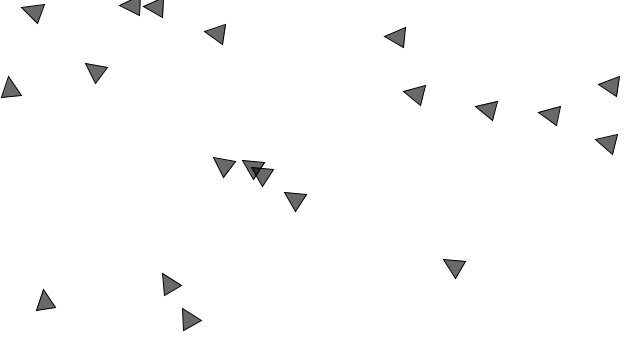
Frame 1 (no input)
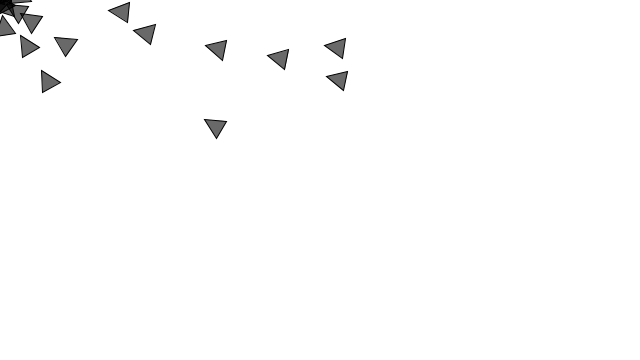
Frame 60 (the mouse pressed at the canvas centre just before this capture)
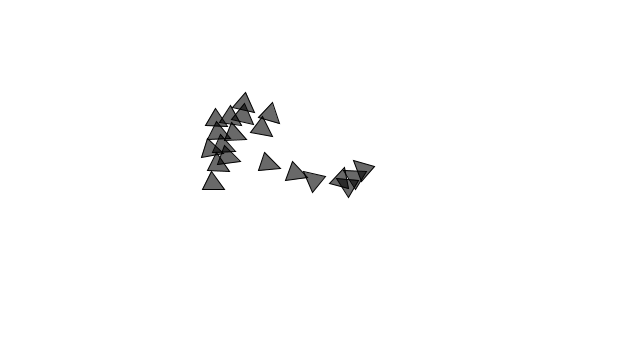
Frame 120 (the mouse held since frame 60 and released just before this capture)

The Processing sketch that drew these frames (run headless with seeded random() and noise(); from frame 60 on, the mouse is pressed at the canvas centre):

// Processing sketch: PathfollowingFlock
// ── PathfollowingFlock.pde
ArrayList<Vehicle> vehicles;
Path path;
void setup() {
  size(640, 360);
  vehicles = new ArrayList<Vehicle>();
  for(int i = 0; i<20; i++) {
   vehicles.add(new Vehicle(new PVector(random(width), random(height)), 2, 5, 1));
  }
  path = new Path();
  
}


void mousePressed() {
   path.addPoint(mouseX,mouseY); 
  
}


void draw() {
  background(255);
  
  
  path.display();
  if(mousePressed) {
     for(Vehicle v : vehicles) {
      v.seek(new PVector(mouseX, mouseY)); 
     }
  } else {
     for(Vehicle v: vehicles) {
       
      v.followPath(path); 
     }
  }
  
  
  for(Vehicle v : vehicles) {
    v.separate(vehicles);
    v.update(); 
  }
  
}
  
// ── Classes.pde
class Path {
  ArrayList<PVector> points;
  
  float radius;
  Path() {
    radius = 20;
    points = new ArrayList<PVector>();
  }

  void addPoint(float x, float y) {
   PVector point = new PVector(x,y);
   points.add(point);
  }

  void display() {
    strokeWeight(radius*2);
    stroke(0, 100);
    
    noFill();
    beginShape();
    for(PVector v : points) {
     vertex(v.x, v.y); 
    }
    endShape();
    
    
    strokeWeight(1);
    stroke(0);
    
    
    stroke(0);
    noFill();
    beginShape();
    for(PVector v : points) {
     vertex(v.x, v.y); 
    }
    endShape();
    
  }
}


class Vehicle {
  PVector location;
  PVector velocity;
  PVector acceleration;
  float mass;
  float maxspeed;
  float maxforce;

  void applyForce(PVector action) {
    PVector force = action.copy();
    force.limit(maxforce);
    force.div(mass);
    acceleration.add(force);
  }

  void step() {
    checkEdges();
    velocity.add(acceleration);

    velocity.limit(maxspeed);

    location.add(velocity);

    acceleration.mult(0);
  }

  void display() {
    float angle = velocity.heading();

    fill(0, 150);
    stroke(0);
    rectMode(CENTER);

    pushMatrix();

    translate(location.x, location.y);
    rotate(angle);

    triangle(mass*5, 0, -mass*5, mass*5, -mass*5, -mass*5);

    popMatrix();
  }

  void update() {
    step(); 
    display();
  }


  void checkEdges() {
    if (location.x < 0) {
      PVector desired = new PVector(maxspeed, velocity.y);
      desired.limit(maxspeed);

      PVector steer = PVector.sub(desired, velocity);
      applyForce(steer);
    } else if (location.x > width) {

      PVector desired = new PVector(-maxspeed, velocity.y);
      desired.limit(maxspeed);

      PVector steer = PVector.sub(desired, velocity);
      applyForce(steer);
    }

    if (location.y < 0) {

      PVector desired = new PVector(velocity.x, maxspeed);
      desired.limit(maxspeed);

      PVector steer = PVector.sub(desired, velocity);
      applyForce(steer);
    } else if (location.y > height) {
      PVector desired = new PVector(velocity.x, -maxspeed);
      desired.limit(maxspeed);

      PVector steer = PVector.sub(desired, velocity);
      applyForce(steer);
    }
  }

void followPath(Path path) {
   PVector predict = velocity.get();
   predict.normalize();
   predict.mult(25);
   PVector predictLoc = PVector.add(location, predict);
   
   float record = Float.MAX_VALUE;
   PVector target = new PVector();
   PVector bb = new PVector();
   for(int i = 0; i<path.points.size()-1; i++) {
    PVector a = path.points.get(i).copy();
    PVector b = path.points.get(i+1).copy();
    
    PVector normalPoint = getNormalPoint(predictLoc,a,b);
    if(normalPoint.x < min(a.x,b.x) || normalPoint.x > max(b.x,a.x)) {
     normalPoint = b.get(); 
    }
    
    float distance = PVector.dist(predictLoc, normalPoint);
    if(distance < record) {
     record = distance;
     target = normalPoint.get();
     bb =b;
    }
   }
   
   
   if(record > path.radius) {
      bb.normalize();
      bb.mult(25);
      target = PVector.add(target, bb);
     
     seek(target); 
   }
   
   
  }

  void separate(ArrayList<Vehicle> vehicles) {
    PVector sum = new PVector(); 
    float desiredseparation = mass*5;
    int count = 0;
    for (Vehicle other : vehicles) {
      float d = PVector.dist(location, other.location);

      if ((d > 0) && (d < desiredseparation)) {
        PVector diff = PVector.sub(location, other.location);
        diff.normalize();
        diff.div(d);
        sum.add(diff);
        count++;
      }
    }
    
    if(count > 0) {
     sum.div(count);
     sum.setMag(maxspeed);
     PVector steer = PVector.sub(sum,velocity);
     applyForce(steer);
    }
  }


  void seek(PVector pos) {
    PVector postion = pos.copy();
    PVector desired = PVector.sub(pos, location);
    applyForce(desired);
  }


  Vehicle(PVector location, float mass, float maxspeed, float maxforce) {
    this.location = location;
    this.velocity = new PVector();
    this.acceleration = new PVector();
    this.mass = mass;
    this.maxspeed = maxspeed;
    this.maxforce = maxforce;
  }
}
// ── Utility.pde
PVector getNormalPoint(PVector p, PVector a, PVector b) {
  PVector ap = PVector.sub(p,a);
  PVector ab = PVector.sub(b,a);
  
  ab.normalize();
  ab.mult(ap.dot(ab));
  PVector normalPoint = PVector.add(a,ab);
  return normalPoint;
}
